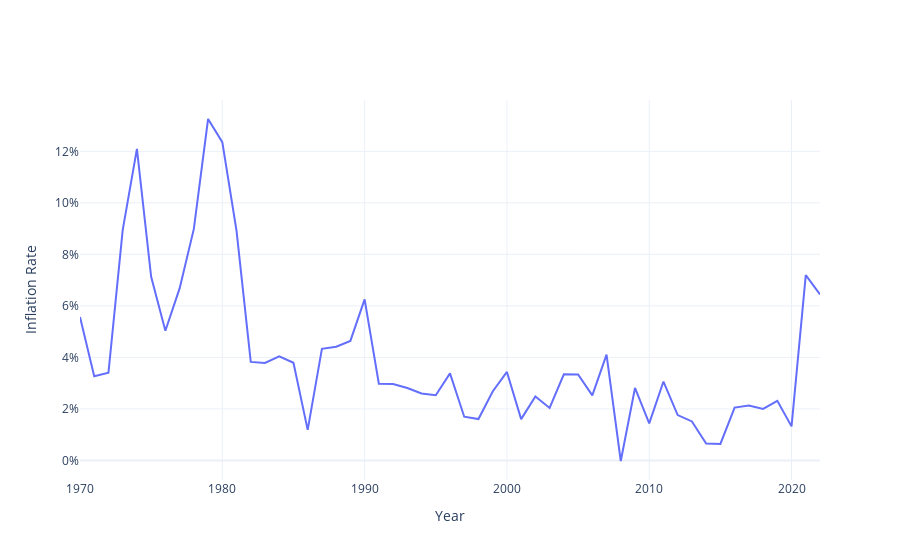

Notebook source saved alongside this figure:
### Markdown cell above
# FIGURE 1

### Code cell
import plotly.graph_objects as go

trace = go.Scatter(
    x=df.index.to_list(),
    y=df.inflation,
    mode="lines",
    hovertemplate="%{x}<br>inflation = %{y:.2%}<extra></extra>"
)
fig = go.Figure(trace)
fig.update_layout(
    xaxis_title="Year",
    yaxis_title="Inflation Rate",
    yaxis_tickformat=".0%",
    template="plotly_white"
)
fig.show()

### Figure 1 — Plotly figure (JSON) as saved in the notebook; plotly's stock layout.template omitted (floating-point values rounded to 4 significant figures)
{"data": [{"hovertemplate": "%{x}<br>inflation = %{y:.2%}<extra></extra>", "mode": "lines", "type": "scatter", "x": [1970, 1971, 1972, 1973, 1974, 1975, 1976, 1977, 1978, 1979, 1980, 1981, 1982, 1983, 1984, 1985, 1986, 1987, 1988, 1989, 1990, 1991, 1992, 1993, 1994, 1995, 1996, 1997, 1998, 1999, 2000, 2001, 2002, 2003, 2004, 2005, 2006, 2007, 2008, 2009, 2010, 2011, 2012, 2013, 2014, 2015, 2016, 2017, 2018, 2019, 2020, 2021, 2022], "y": [0.0557, 0.03266, 0.03406, 0.08941, 0.121, 0.07129, 0.05036, 0.06678, 0.08989, 0.1325, 0.1235, 0.08912, 0.03826, 0.03787, 0.04043, 0.03791, 0.01187, 0.04332, 0.04412, 0.0464, 0.06255, 0.02981, 0.02967, 0.02811, 0.02597, 0.02532, 0.03379, 0.01697, 0.01607, 0.02676, 0.03436, 0.01604, 0.0248, 0.02035, 0.03342, 0.03339, 0.02524, 0.04109, -0.0002223, 0.02814, 0.01438, 0.03062, 0.0176, 0.01513, 0.006531, 0.006387, 0.02051, 0.0213, 0.02002, 0.02314, 0.01322, 0.07194, 0.06445]}], "layout": {"xaxis": {"title": {"text": "Year"}}, "yaxis": {"tickformat": ".0%", "title": {"text": "Inflation Rate"}}}}
